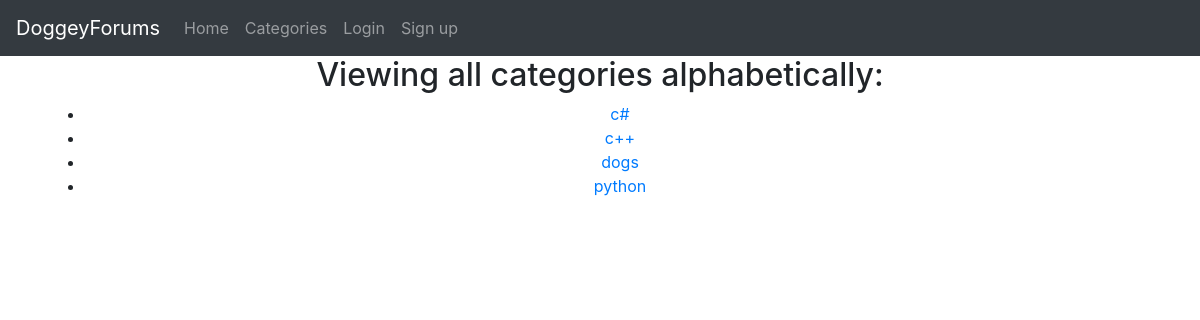
/categories.php, run on the app's committed database.
### tables this page shows
CREATE TABLE `categories` (
  `id` int(11) NOT NULL,
  `title` varchar(225) NOT NULL,
  `description` varchar(1000) NOT NULL,
  `doc` int(20) NOT NULL,
  `creator` varchar(225) NOT NULL
);

### categories.php (the view, shortened to what this page needs)
<?php
require_once "includes/connection.php";
?>
<!DOCTYPE html>
<html lang="en">
<head>
</head>
<body>
    <?php require_once "includes/navbar.php" ?>
    <center>
    <h2>Viewing all categories alphabetically:</h2>
    <ul>
    <?php
    $s = "select * from categories order by title asc";
    $q = mysqli_query($conn,$s);
    while ($row = mysqli_fetch_array($q))
    {
        $title = $row['title'];
        $desc = $row['description'];
        echo "<li><a href='viewcat.php?name=".urlencode($title)."' title='$desc'>$title</a></li>";
    }
    ?>
    </ul>
    </center>
</body>
</html>

### data on the page
categories: title "c#"
categories: title "c++"
categories: title "dogs"
categories: title "python"
